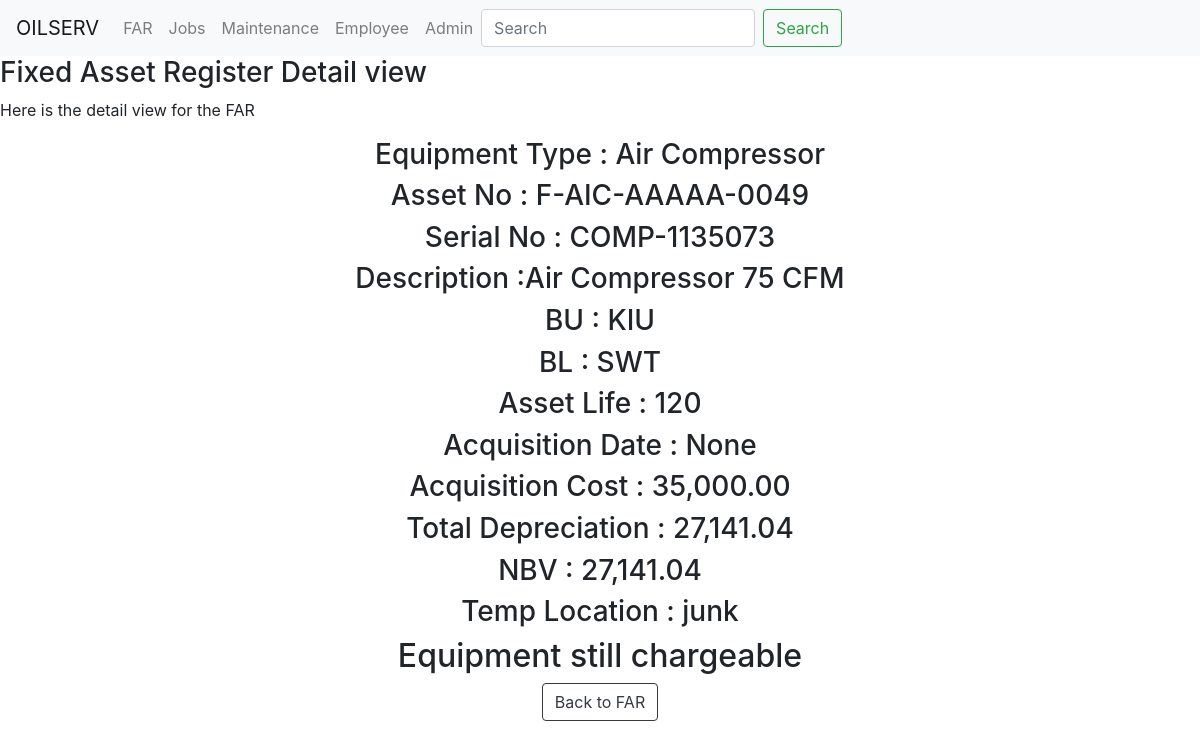
The page /FAR/far/2 on the database as committed earlier.
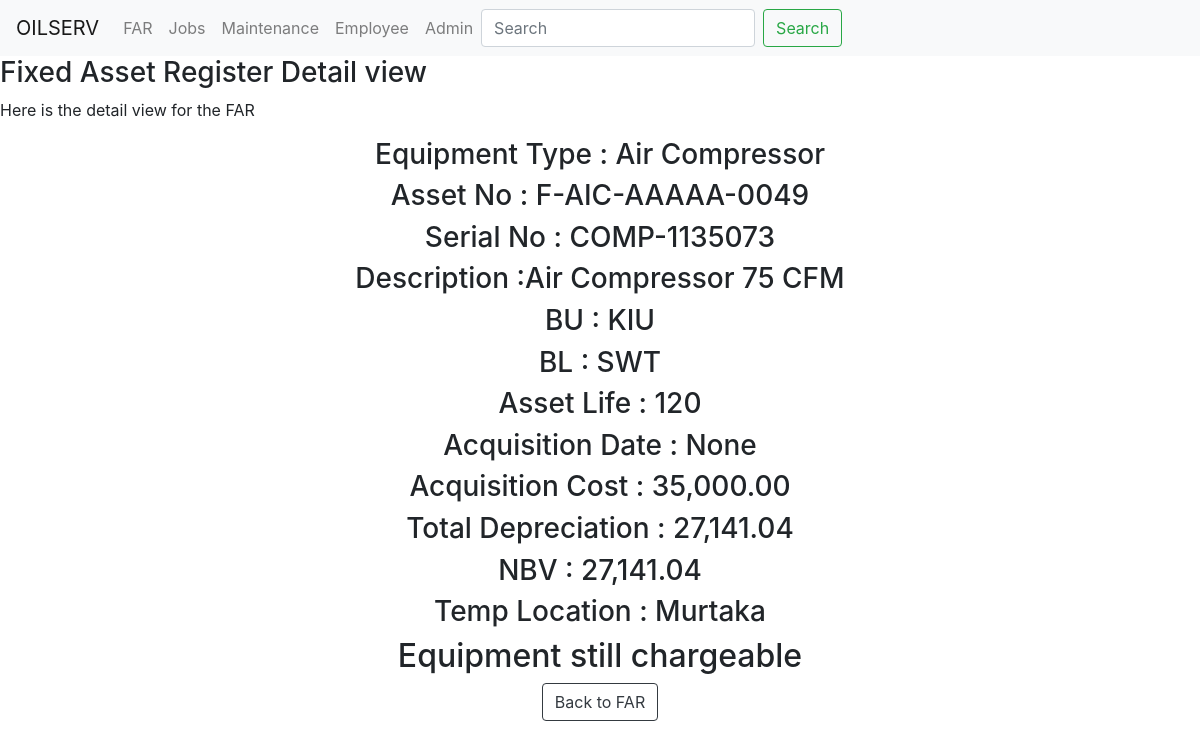
The same page on the database as committed later.
### FAR/models.py (models this page shows, shortened)
class FAR_DB(models.Model):
    asset_num = models.CharField(max_length=200,unique=True, blank=False)
    serial_num = models.CharField(max_length=200,unique=True,blank=True)
    description = models.CharField(max_length=800, null=True,blank=True)
    BU = models.CharField(max_length=4,null=True,blank=True)
    BL = models.CharField(max_length=4,null=True,blank=True)
    asset_life = models.IntegerField(null=True,blank=True)
    acquisition_cost  = models.DecimalField(max_digits=10, decimal_places=2,null=True,blank=True)
    tot_dep_value  = models.DecimalField(max_digits=10, decimal_places=2,null=True,blank=True)
    nbv  = models.DecimalField(max_digits=10, decimal_places=2,null=True,blank=True)
    acquisition_date  = models.DateField(null=True,blank=True)
    equ_type = models.CharField(max_length=200,null=True,blank=True)
    temp_location = models.CharField(max_length=200, blank=True,null=True)
    class Meta:
        ordering = ['equ_type']

### FAR/views.py (the view)
# urls.py: path('far/<int:pk>', views.FarDetailView.as_view(), name='far_detail'),
class FarDetailView(DetailView):
    template_name = 'FAR/far_detail.html'
    queryset = models.FAR_DB.objects.all()
    context_object_name = 'far_detail'

### FAR/templates/FAR/far_detail.html
{% extends 'base.html' %}
{% load humanize %}
{% block body_block %}
<h3>Fixed Asset Register Detail view</h3>
<p>Here is the detail view for the FAR </p>
<div class=conainer align='middle'>
  <h3>Equipment Type  : {{ far_detail.equ_type }}</h3>
  <h3>Asset No : {{ far_detail.asset_num	}}</h3>
  <h3>Serial No :  {{ far_detail.serial_num	}}</h3>
  <h3>Description :{{ far_detail.description	}}</h3>
  <h3>BU  : {{ far_detail.BU	}}</h3>
  <h3>BL  :  {{ far_detail.BL	}}</h3>
  <h3>Asset Life  : {{ far_detail.asset_life	}}</h3>
  <h3>Acquisition Date  : {{ far_detail.acquisition_date	}}</h3>
  <h3>Acquisition Cost  :   {{ far_detail.acquisition_cost|intcomma}}</h3>
  <h3>Total Depreciation  :   {{ far_detail.tot_dep_value|intcomma}}</h3>
  <h3>NBV  :   {{ far_detail.nbv|intcomma}}</h3>
  <h3>Temp Location  : {{ far_detail.temp_location }}</h3>
  {% if far_detail.nbv >= 100.00  %}
  <h2 color='red'>Equipment still chargeable</h2>
  {% else  %}
  <h2 color='blue'>Equipment fully depreciated</h2>
  {% endif  %}
  <a class="btn btn-outline-dark" href="{% url 'far' %}">Back to FAR</a>
</div>
{% endblock %}

Rows that differ between the two databases and show on the page:
changed FAR_DB "Air Compressor": temp_location "junk" → "Murtaka"
